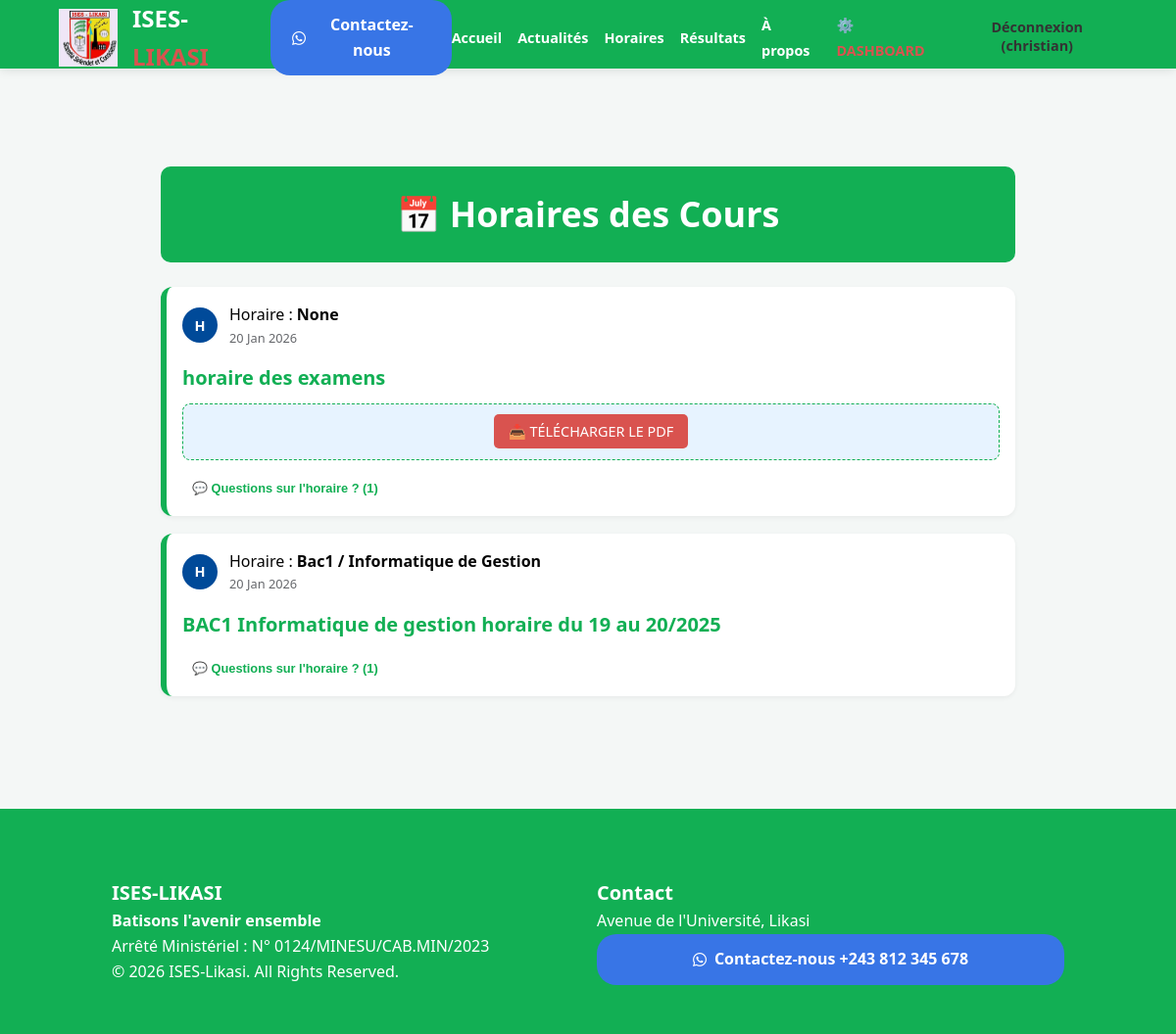
The app's page /schedules/ (signed in) with its own data.
### portal/models.py (models this page shows, shortened)
class Post(models.Model):
    POST_TYPES = (
        ('GENERAL', 'Publication Générale'),
        ('NEWS', 'Communiqué Officiel'),
        ('SCHEDULE', 'Horaire de Cours'),
    )
    author = models.ForeignKey(User, on_delete=models.CASCADE)
    post_type = models.CharField(max_length=10, choices=POST_TYPES, default='GENERAL')
    title = models.CharField(max_length=200)
    content = models.TextField()
    promotion = models.ForeignKey(Promotion, on_delete=models.CASCADE, blank=True, null=True)
    image = models.ImageField(upload_to='posts/', blank=True, null=True)
    video = models.FileField(upload_to='videos/', blank=True, null=True)
    document_pdf = models.FileField(upload_to='documents/', blank=True, null=True)
    created_at = models.DateTimeField(auto_now_add=True)
    likes = models.ManyToManyField(User, related_name='post_likes', blank=True)

class Promotion(models.Model):
    name = models.CharField(max_length=100)
    department = models.ForeignKey(Department, on_delete=models.CASCADE, related_name="promotions")
    def __str__(self):
        return f"{self.name} / {self.department.name}"

class Department(models.Model):
    name = models.CharField(max_length=100)
    description = models.TextField(blank=True, null=True)
    image = models.ImageField(upload_to='departments/', blank=True, null=True)

### portal/views.py (the view)
# urls.py: path('schedules/', views.schedules_view, name='schedules'),
def schedules_view(request):
    posts = Post.objects.filter(post_type='SCHEDULE').order_by('-created_at')
    return render(request, 'portal/schedules.html', {'posts': posts})

### portal/templates/portal/schedules.html (shortened to what this page needs)
{% extends 'portal/base.html' %}
{% block content %}
<div class="feed-container">
    <div class="page-header-box" style="background: var(--blue); color: white; padding: 20px; border-radius: 10px; margin-bottom: 25px; text-align: center;">
        <h1>📅 Horaires des Cours</h1>
    </div>
    {% for post in posts %}
    <div class="post-card" style="border-left: 6px solid var(--blue);">
        <div class="post-header-meta">
            <div class="fb-avatar">H</div>
            <div class="post-info">
                <span class="post-author-name">Horaire : <strong>{{ post.promotion }}</strong></span>
                <span class="post-date">{{ post.created_at|date:"d M Y" }}</span>
            </div>
        </div>
        <div class="post-content">
            <h2 class="post-title">{{ post.title }}</h2>
            {% if post.document_pdf %}
            <div class="schedule-download-box" style="background: #e7f3ff; border: 1px dashed var(--blue); padding: 15px; border-radius: 8px; text-align: center;">
                <a href="{{ post.document_pdf.url }}" class="btn-pdf-download" target="_blank">📥 TÉLÉCHARGER LE PDF</a>
            </div>
            {% endif %}
        </div>
        <div class="fb-comments-wrapper" style="margin-top: 15px;">
            <button type="button" class="interaction-btn" onclick="toggleComments('{{ post.id }}')" style="font-size: 0.8rem; color: var(--blue);">
                💬 Questions sur l'horaire ? ({{ post.comments.count }})
            </button>
        </div>
    </div>
    {% endfor %}
</div>
{% endblock %}

### portal/templates/portal/base.html (shortened to what this page needs)
{% load static %}
<!DOCTYPE html>
<html lang="fr">
<head>
    <link rel="stylesheet" href="{% static 'portal/css/style.css' %}">
    <link rel="stylesheet" href="{% static 'portal/css/responsive.css' %}">
    <link rel="stylesheet" href="https://cdnjs.cloudflare.com/ajax/libs/font-awesome/6.5.2/css/all.min.css">
</head>
<body>
    <div class="top-bar">
        <span>📧 infos@ises-likasi.ac.cd</span>
        <span>📍 Likasi, Haut-Katanga, RDC</span>
    </div>
    <nav class="navbar">
        <div class="nav-container">
            <div class="logo-container">
                <img src="{% static 'portal/images/logo.jpg' %}" alt="Ises logo" class="logo-image">
                <h1 class="logo">ISES-<span>LIKASI</span></h1>
                <div class="whatsApp-btn whatsApp-btn-header">
                    <a href="https://wa.me/243990862014" target="_blank" class="btn-contact">
                        <i class="fab fa-whatsapp"></i> Contactez-nous
                    </a>
                </div>
            </div>
            <ul class="nav-links nav-links-desktop">
                <li><a href="{% url 'home' %}">Accueil</a></li>
                <li><a href="{% url 'announcements' %}">Actualités</a></li>
                <li><a href="{% url 'schedules' %}">Horaires</a></li>
                <li><a href="{% url 'results' %}">Résultats</a></li>
                <li><a href="{% url 'about' %}">À propos</a></li>
                {% if user.is_authenticated %}
                    {% if user.is_staff %}
                        <li><a href="{% url 'teacher_dashboard' %}" style="color: var(--red);">⚙️ DASHBOARD</a></li>
                    {% endif %}
                    <li>
                        <form action="{% url 'logout' %}" method="post" style="display: inline;">
                            <button type="submit" class="logout-button">Déconnexion ({{ user.username }})</button>
                        </form>
                    </li>
                {% else %}
                    <li><a href="{% url 'login' %}">Connexion</a></li>
                    <li><a href="{% url 'register' %}" style="color: var(--blue);">S'inscrire</a></li>
                {% endif %}
            </ul>
        </div>
    </nav>
    <main class="content-wrapper">
        {% block content %}{% endblock %}
    </main>
    <footer class="footer">
        <div class="footer-grid">
            <div>
                <h3>ISES-LIKASI</h3>
                <h4>Batisons l'avenir ensemble</h4>
                <p>Arrêté Ministériel : N° 0124/MINESU/CAB.MIN/2023</p>
                <div>© 2026 ISES-Likasi. All Rights Reserved.</div>
            </div>
            <div>
                <h3>Contact</h3>
                <p>Avenue de l'Université, Likasi</p>
                <div class="whatsApp-btn whatsApp-btn-footer">
                    <a href="https://wa.me/243990862014" target="_blank" class="btn-contact">
                        <i class="fab fa-whatsapp"></i> Contactez-nous  +243 812 345 678
                    </a>
                </div>
            </div>
        </div>
    </footer>
</body>
</html>

### portal/static/portal/css/style.css (style rules this page uses)
:root { --blue: rgb(18, 175, 84); --red: #d9534f; --light: #f4f7f6; --white: #ffffff; }
* { margin: 0; padding: 0; box-sizing: border-box; }
body { font-family: 'Segoe UI', sans-serif; background: var(--light); color: #333; line-height: 1.6; }
.top-bar { background: #003366; color: white; padding: 8px 5%; font-size: 0.8rem; display: flex; justify-content: space-between; }
.navbar { position: fixed; top: 0; width: 100%; height: 70px; background: rgb(18, 175, 84); z-index: 1000; box-shadow: 0 2px 10px rgba(0,0,0,0.1); display: flex; align-items: center; }
.nav-container { width: 90%; margin: auto; display: flex; justify-content: space-between; align-items: center; }
.logo { font-size: 1.5rem; color: var(--white); }
.logo span { color: var(--red); }
div.logo-container { display: flex; justify-content: space-between; align-items: center; }
.logo-image { width: 60px; margin-right: 15px; }
.nav-links { display: flex; gap: 15px; list-style: none; }
.nav-links a { text-decoration: none; color: white; font-weight: 600; font-size: 0.9rem; }
.content-wrapper { margin-top: 100px; padding: 20px 5%; min-height: 80vh; }
.feed-container { max-width: 700px; margin: auto; }
.post-card { background: white; border-radius: 10px; padding: 20px; margin-bottom: 25px; box-shadow: 0 2px 5px rgba(0,0,0,0.05); }
.footer { background: rgb(18, 175, 84); color: white; padding: 40px 5% 20px; margin-top: 50px; }
.footer-grid { display: grid; grid-template-columns: repeat(auto-fit, minmax(200px, 1fr)); gap: 30px; }
.post-header-meta { display: flex; gap: 12px; align-items: center; margin-bottom: 15px; }
.post-info { display: flex; flex-direction: column; }
.post-author-name { font-size: 1rem; color: #050505; }
.post-date { font-size: 0.8rem; color: #65676b; }
.post-title { font-size: 1.25rem; margin-bottom: 10px; color: var(--blue); }
.interaction-btn { background: none; border: none; color: #65676b; font-weight: 600; cursor: pointer; padding: 5px 10px; border-radius: 5px; }
.btn-pdf-download { background: #d9534f; color: white; padding: 8px 15px; border-radius: 5px; text-decoration: none; font-size: 0.9rem; }
.fb-avatar { width: 36px; height: 36px; background: #004a99; color: white; border-radius: 50%; display: flex; align-items: center; justify-content: center; font-weight: bold; font-size: 0.9rem; flex-shrink: 0; }
.logout-button { background: none; border: none; color: #333; font-weight: 600; font-size: 0.9rem; font-family: 'Segoe UI', sans-serif; cursor: pointer; padding: 0; margin: 0; }
.whatsApp-btn { background-color: rgb(56, 117, 230); padding: 5px 10px; border-radius: 20px; text-align: center; font-weight: 500; transition: background-color 0.3s ease; }
.whatsApp-btn-header { margin-left: 10px; }
.whatsApp-btn a { text-decoration: none; color: white; }

### portal/static/portal/css/responsive.css (style rules this page uses)
:root { --max-width-sm: 640px; --max-width-md: 960px; --max-width-lg: 1200px; --gap-sm: 12px; --gap-md: 20px; --container-padding: 5%; }
h1 { font-size: clamp(1.5rem, 4vw, 2.25rem); }
h2 { font-size: clamp(1.25rem, 3.2vw, 1.75rem); }
h3 { font-size: clamp(1.05rem, 2.6vw, 1.25rem); }
a, button, .btn-contact { touch-action: manipulation; -webkit-tap-highlight-color: rgba(0,0,0,0.05); }
img, .media-full { max-width: 100%; height: auto; display: block; }
.feed-container { max-width: 900px; margin: 0 auto; padding: 14px; }
.post-card { padding: 16px; margin-bottom: 18px; border-radius: 12px; }
.footer-grid { display: grid; gap: 18px; grid-template-columns: 1fr; padding: 20px var(--container-padding); }
@media (min-width: 768px) { .footer-grid { grid-template-columns: 1fr 1fr; padding: 30px var(--container-padding); } }
.nav-links { display: none; }
@media (min-width: 768px) { .nav-links { display: flex; gap: 16px; align-items: center; list-style: none; padding: 0; margin: 0; } }
.whatsApp-btn .btn-contact { display: inline-flex; gap: 8px; align-items: center; padding: 8px 12px; border-radius: 20px; font-weight: 600; }

### records on screen
Post: promotion "None", created_at "20 Jan 2026", title "horaire des examens", comments.count "1"
Post: promotion "Bac1 / Informatique de Gestion", created_at "20 Jan 2026", title "BAC1 Informatique de gestion horaire du 19 au 20/2025", comments.count "1"

### other values on screen
{{ user.username }} "christian"
